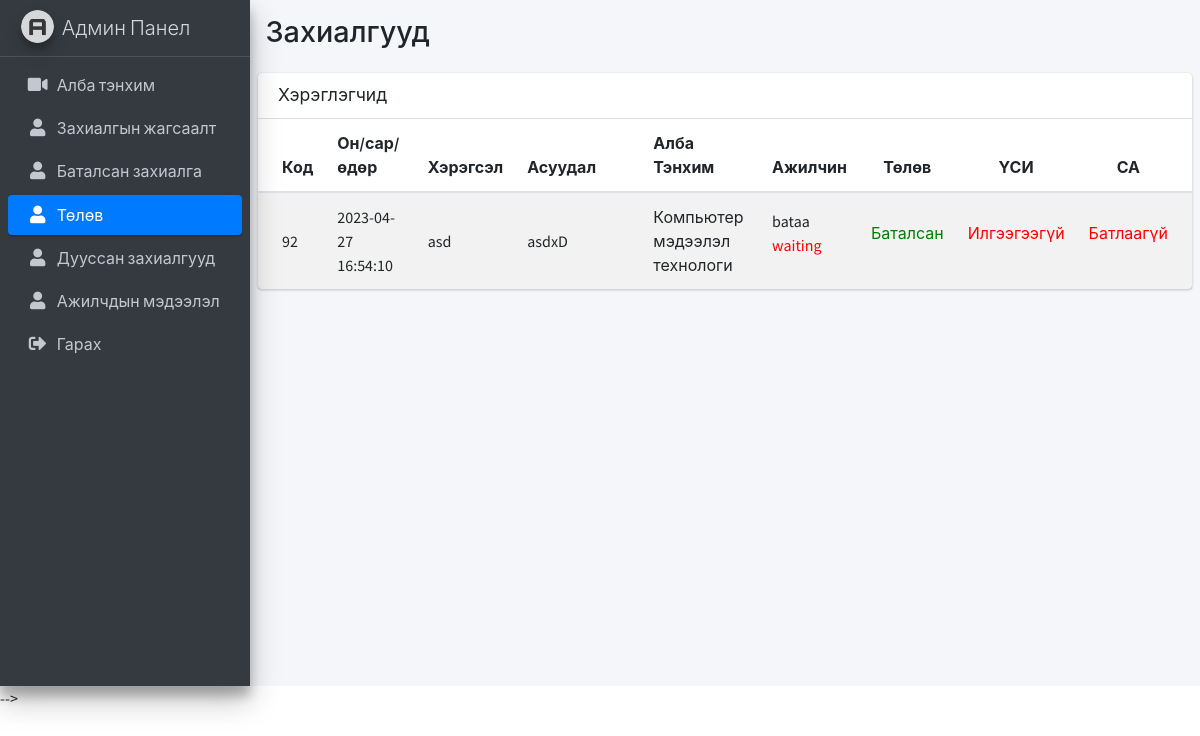
Before: /workProcess.php with the older database file.
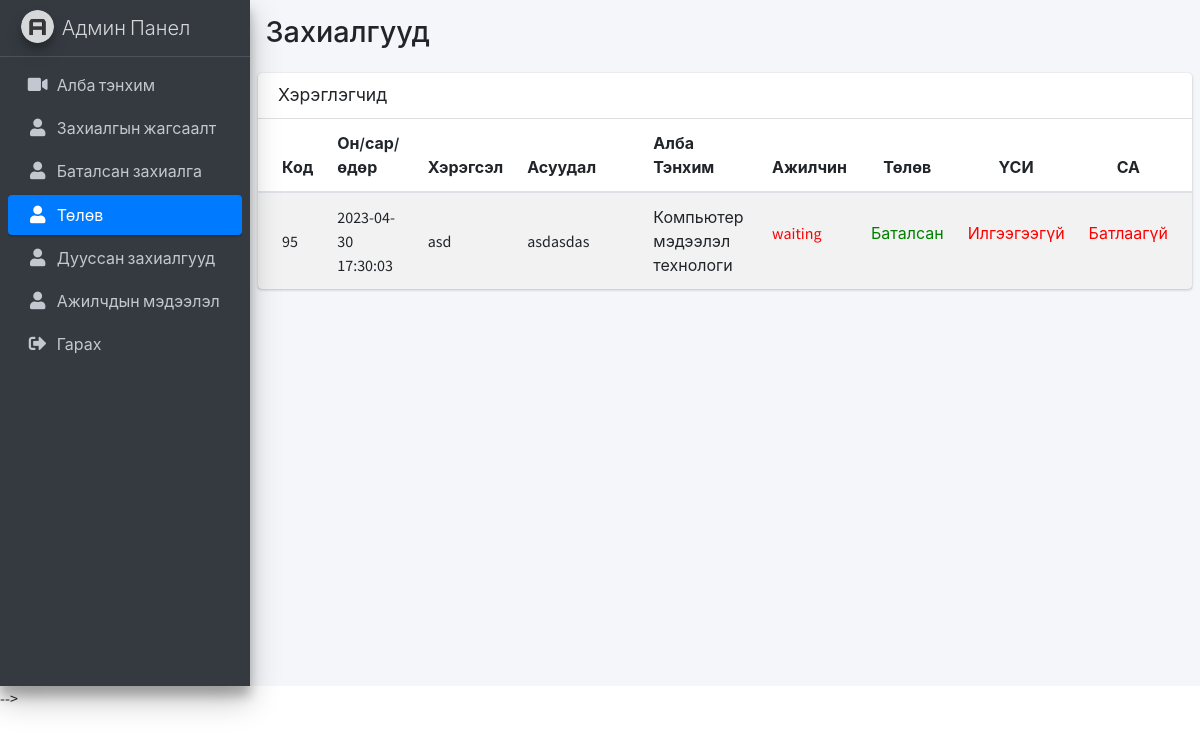
After: the same page with the newer database file.
### tables this page shows
CREATE TABLE `workorder` (
  `order_id` int(11) NOT NULL,
  `orderDate` timestamp NOT NULL DEFAULT current_timestamp() ON UPDATE current_timestamp(),
  `doneDate` varchar(255) DEFAULT NULL,
  `item` varchar(150) NOT NULL,
  `roomNumber` varchar(100) DEFAULT NULL,
  `problem` text NOT NULL,
  `userID` char(8) NOT NULL,
  `dataStatusId` int(1) DEFAULT NULL,
  `money_order` int(11) DEFAULT NULL,
  `file` text DEFAULT NULL,
  `orderStatus` int(1) DEFAULT NULL,
  `employee_id` char(10) DEFAULT NULL,
  `checkStatus` int(1) DEFAULT NULL
);

CREATE TABLE `users` (
  `user_id` char(8) NOT NULL,
  `username` varchar(45) NOT NULL,
  `lastname` varchar(45) NOT NULL,
  `phone` int(11) NOT NULL,
  `email` varchar(125) NOT NULL,
  `password` varchar(45) NOT NULL,
  `gender` char(8) DEFAULT NULL
);

CREATE TABLE `employee` (
  `employee_id` char(8) NOT NULL,
  `username` varchar(50) NOT NULL,
  `lastname` varchar(50) NOT NULL,
  `phone` varchar(20) NOT NULL,
  `email` varchar(50) NOT NULL,
  `password` varchar(50) NOT NULL,
  `gender` char(10) NOT NULL
);

### workProcess.php (the view, shortened to what the changed rows need)
<!DOCTYPE html>
<html>
<head>
    <link rel="stylesheet" href="plugins/fontawesome-free/css/all.min.css" />
    <link rel="stylesheet" href="https://code.ionicframework.com/ionicons/2.0.1/css/ionicons.min.css" />
    <link rel="stylesheet" href="dist/css/adminlte.min.css" />
</head>
<body class="hold-transition sidebar-mini">
    <div class="wrapper">
        <div class="content-wrapper">
            <section class="content-header">
                <div class="container-fluid">
                    <div class="row mb-2">
                        <div class="col-sm-6">
                            <h1>Захиалгууд</h1>
                        </div>
                    </div>
                </div>
            </section>
            <?php
            include("./service/dbConnect.php");
            $sql = "SELECT * FROM workorder  WHERE dataStatusId = 1 AND checkStatus < 2 AND  employee_id IS NOT NULL ORDER BY orderDate DESC ";
            $result = $conn->query($sql);
            if ($result->num_rows > 0) {
            ?>
                <section class="content">
                    <form action="./employee/sent.php" method="POST">
                        <div class="card">
                            <div class="card-body p-0">
                                <table class="table table-striped projects">
                                    <thead>
                                        <tr>
                                            <th style="width: 6%">Код</th>
                                            <th style="width: 15%">Он/сар/өдөр</th>
                                            <th style="width: 10%">Хэрэгсэл</th>
                                            <th style="width: 30%">Асуудал</th>
                                            <th style="width: 15%">Алба Тэнхим</th>
                                            <th style="width: 8%; text-align: center">Ажилчин</th>
                                            <th style="width: 8%; text-align: center">Төлөв</th>
                                            <th style="width: 10%; text-align: center">ҮСИ</th>
                                            <th style="width: 10%; text-align: center">СА</th>
                                        </tr>
                                    </thead>
                                    <tbody>
                                        <?php
                                        while ($row = $result->fetch_assoc()) {
                                        ?>
                                            <tr>
                                                <td>
                                                    <?php echo $row['order_id'] ?>
                                                </td>
                                                <td>
                                                    <a>
                                                        <?php echo $row['orderDate'] ?>
                                                    </a>
                                                    <br />
                                                </td>
                                                <td>
                                                    <?php echo $row['item'] ?>
                                                </td>
                                                <td>
                                                    <?php echo $row['problem'] ?>
                                                </td>
                                                <td>
                                                    <?php $id  =  $row['userID'];
                                                    $qry = mysqli_query($conn, "SELECT * FROM users WHERE user_id  = '$id'");
                                                    if (mysqli_num_rows($qry) > 0) {
                                                        $rws = mysqli_fetch_assoc($qry);
                                                        echo $rws['username'];
                                                    }
                                                    ?>
                                                </td>
                                                <td>
                                                    <?php
                                                    $employee_id = $row['employee_id'];
                                                    $emp = "SELECT * FROM employee WHERE employee_id = '$employee_id'";
                                                    $res = mysqli_query($conn, $emp);
                                                    if (mysqli_num_rows($res) > 0) {
                                                        $rw = mysqli_fetch_assoc($res)
                                                    ?>
                                                    <?php
                                                        echo $rw['username'];
                                                    }
                                                    ?>
                                                    <?php if ($row['checkStatus'] == 1) {
                                                    ?>
                                                        <p style="color :blueviolet">Active</p>
                                                    <?php
                                                    } else {
                                                    ?>
                                                        <p style="color:red">waiting</p>
                                                    <?php
                                                    }
                                                    ?>
                                                </td>
                                                <td class="project-actions text-right">
                                                    <?php if ($row['dataStatusId'] == 1) {
                                                    ?>
                                                        <p class="status">Баталсан </p>
                                                    <?php
                                                    } else {
                                                    ?>
                                                        <p class="status2">Батлаагүй</p>
                                                    <?php
                                                    };
                                                    ?>
                                                </td>
                                                <td class="project-actions text-right">
                                                    <?php if ($row['money_order'] > 0) {
                                                    ?>
                                                        <p class="status1">Илгээсэн </p>
                                                    <?php
                                                    } else {
                                                    ?>
                                                        <p class="status2">Илгээгээгүй</p>
                                                    <?php
                                                    };
                                                    ?>
                                                </td>
                                                <td class="project-actions text-right">
                                                    <?php if ($row['orderStatus'] == 1) {
                                                    ?>
                                                        <p class="status">Баталсан </p>
                                                    <?php
                                                    } else {
                                                    ?>
                                                        <p class="status2">Батлаагүй</p>
                                                    <?php
                                                    };
                                                    ?>
                                                </td>
                                            </tr>
                                        <?php     } ?>
                                    </tbody>
                                </table>
                            </div>
                    </div>
                    </form>
                </section>
            <?php
            } else {
                echo "0 results";
            }
            ?>
        </div>
    </div> -->
</body>
</html>

Changed rows visible on the page:
no longer on this page (row edited): workorder: order_id "92", orderDate "2023-04-27 16:54:10", item "asd", problem "asdxD", userID.username "Компьютер мэдээлэл технологи", employee.username "bataa", checkStatus "waiting", dataStatusId "Баталсан", shows "Илгээгээгүй", shows "Батлаагүй"
added workorder: order_id "95", orderDate "2023-04-30 17:30:03", item "asd", problem "asdasdas", userID.username "Компьютер мэдээлэл технологи", checkStatus "waiting", dataStatusId "Баталсан", shows "Илгээгээгүй", shows "Батлаагүй"
